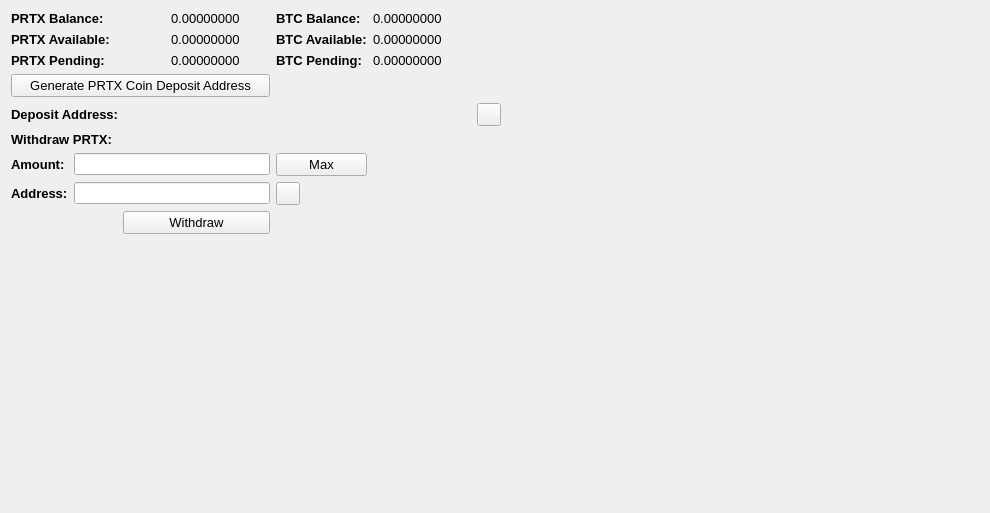
     <widget class="QWidget" name="BalanceTab">
      <attribute name="title">
       <string>Balance</string>
      </attribute>
      <layout class="QGridLayout" name="gridLayout_2">
       <item row="0" column="0" colspan="2">
        <widget class="QLabel" name="label_11">
         <property name="font">
          <font>
           <pointsize>10</pointsize>
           <weight>75</weight>
           <bold>true</bold>
          </font>
         </property>
         <property name="text">
          <string>PRTX Balance:</string>
         </property>
        </widget>
       </item>
       <item row="0" column="3">
        <widget class="QLabel" name="DVYBalanceLabel">
         <property name="font">
          <font>
           <pointsize>10</pointsize>
          </font>
         </property>
         <property name="text">
          <string>0.00000000</string>
         </property>
         <property name="textInteractionFlags">
          <set>Qt::LinksAccessibleByMouse|Qt::TextSelectableByMouse</set>
         </property>
        </widget>
       </item>
       <item row="0" column="4">
        <widget class="QLabel" name="label_12">
         <property name="font">
          <font>
           <pointsize>10</pointsize>
           <weight>75</weight>
           <bold>true</bold>
          </font>
         </property>
         <property name="text">
          <string>BTC Balance:</string>
         </property>
        </widget>
       </item>
       <item row="0" column="5">
        <widget class="QLabel" name="BitcoinBalanceLabel">
         <property name="font">
          <font>
           <pointsize>10</pointsize>
          </font>
         </property>
         <property name="text">
          <string>0.00000000</string>
         </property>
         <property name="textInteractionFlags">
          <set>Qt::LinksAccessibleByMouse|Qt::TextSelectableByMouse</set>
         </property>
        </widget>
       </item>
       <item row="0" column="7" rowspan="10">
        <spacer name="horizontalSpacer_4">
         <property name="orientation">
          <enum>Qt::Horizontal</enum>
         </property>
         <property name="sizeHint" stdset="0">
          <size>
           <width>478</width>
           <height>488</height>
          </size>
         </property>
        </spacer>
       </item>
       <item row="1" column="0" colspan="2">
        <widget class="QLabel" name="label_13">
         <property name="font">
          <font>
           <pointsize>10</pointsize>
           <weight>75</weight>
           <bold>true</bold>
          </font>
         </property>
         <property name="text">
          <string>PRTX Available:</string>
         </property>
        </widget>
       </item>
       <item row="1" column="3">
        <widget class="QLabel" name="DVYAvailableLabel_2">
         <property name="font">
          <font>
           <pointsize>10</pointsize>
          </font>
         </property>
         <property name="text">
          <string>0.00000000</string>
         </property>
         <property name="textInteractionFlags">
          <set>Qt::LinksAccessibleByMouse|Qt::TextSelectableByMouse</set>
         </property>
        </widget>
       </item>
       <item row="1" column="4">
        <widget class="QLabel" name="label_15">
         <property name="font">
          <font>
           <pointsize>10</pointsize>
           <weight>75</weight>
           <bold>true</bold>
          </font>
         </property>
         <property name="text">
          <string>BTC Available:</string>
         </property>
        </widget>
       </item>
       <item row="1" column="5">
        <widget class="QLabel" name="BitcoinAvailableLabel">
         <property name="font">
          <font>
           <pointsize>10</pointsize>
          </font>
         </property>
         <property name="text">
          <string>0.00000000</string>
         </property>
         <property name="textInteractionFlags">
          <set>Qt::LinksAccessibleByMouse|Qt::TextSelectableByMouse</set>
         </property>
        </widget>
       </item>
       <item row="2" column="0" colspan="2">
        <widget class="QLabel" name="label_14">
         <property name="font">
          <font>
           <pointsize>10</pointsize>
           <weight>75</weight>
           <bold>true</bold>
          </font>
         </property>
         <property name="text">
          <string>PRTX Pending:</string>
         </property>
        </widget>
       </item>
       <item row="2" column="3">
        <widget class="QLabel" name="DVYPendingLabel">
         <property name="font">
          <font>
           <pointsize>10</pointsize>
          </font>
         </property>
         <property name="text">
          <string>0.00000000</string>
         </property>
         <property name="textInteractionFlags">
          <set>Qt::LinksAccessibleByMouse|Qt::TextSelectableByMouse</set>
         </property>
        </widget>
       </item>
       <item row="2" column="4">
        <widget class="QLabel" name="label_31">
         <property name="font">
          <font>
           <pointsize>10</pointsize>
           <weight>75</weight>
           <bold>true</bold>
          </font>
         </property>
         <property name="text">
          <string>BTC Pending:</string>
         </property>
        </widget>
       </item>
       <item row="2" column="5">
        <widget class="QLabel" name="BitcoinPendingLabel">
         <property name="font">
          <font>
           <pointsize>10</pointsize>
          </font>
         </property>
         <property name="text">
          <string>0.00000000</string>
         </property>
         <property name="textInteractionFlags">
          <set>Qt::LinksAccessibleByMouse|Qt::TextSelectableByMouse</set>
         </property>
        </widget>
       </item>
       <item row="3" column="0" colspan="4">
        <widget class="QPushButton" name="GenDepositBTN">
         <property name="font">
          <font>
           <pointsize>10</pointsize>
          </font>
         </property>
         <property name="text">
          <string>Generate PRTX Coin Deposit Address</string>
         </property>
        </widget>
       </item>
       <item row="4" column="0" colspan="3">
        <widget class="QLabel" name="label_33">
         <property name="font">
          <font>
           <pointsize>10</pointsize>
           <weight>75</weight>
           <bold>true</bold>
          </font>
         </property>
         <property name="text">
          <string>Deposit Address:</string>
         </property>
        </widget>
       </item>
       <item row="4" column="3" colspan="3">
        <widget class="QLabel" name="DepositAddressLabel">
         <property name="minimumSize">
          <size>
           <width>300</width>
           <height>0</height>
          </size>
         </property>
         <property name="palette">
          <palette>
           <active>
            <colorrole role="WindowText">
             <brush brushstyle="SolidPattern">
              <color alpha="255">
               <red>0</red>
               <green>0</green>
               <blue>0</blue>
              </color>
             </brush>
            </colorrole>
            <colorrole role="Text">
             <brush brushstyle="SolidPattern">
              <color alpha="255">
               <red>0</red>
               <green>0</green>
               <blue>255</blue>
              </color>
             </brush>
            </colorrole>
           </active>
           <inactive>
            <colorrole role="WindowText">
             <brush brushstyle="SolidPattern">
              <color alpha="255">
               <red>0</red>
               <green>0</green>
               <blue>0</blue>
              </color>
             </brush>
            </colorrole>
            <colorrole role="Text">
             <brush brushstyle="SolidPattern">
              <color alpha="255">
               <red>0</red>
               <green>0</green>
               <blue>255</blue>
              </color>
             </brush>
            </colorrole>
           </inactive>
           <disabled>
            <colorrole role="WindowText">
             <brush brushstyle="SolidPattern">
              <color alpha="255">
               <red>120</red>
               <green>120</green>
               <blue>120</blue>
              </color>
             </brush>
            </colorrole>
            <colorrole role="Text">
             <brush brushstyle="SolidPattern">
              <color alpha="255">
               <red>120</red>
               <green>120</green>
               <blue>120</blue>
              </color>
             </brush>
            </colorrole>
           </disabled>
          </palette>
         </property>
         <property name="font">
          <font>
           <pointsize>10</pointsize>
           <weight>75</weight>
           <bold>true</bold>
          </font>
         </property>
         <property name="text">
          <string/>
         </property>
         <property name="alignment">
          <set>Qt::AlignRight|Qt::AlignTrailing|Qt::AlignVCenter</set>
         </property>
         <property name="textInteractionFlags">
          <set>Qt::LinksAccessibleByMouse|Qt::TextSelectableByKeyboard|Qt::TextSelectableByMouse</set>
         </property>
        </widget>
       </item>
       <item row="4" column="6">
        <widget class="QToolButton" name="DepositCopyButton">
         <property name="toolTip">
          <string>Copy to clipboard</string>
         </property>
         <property name="text">
          <string/>
         </property>
         <property name="icon">
          <iconset resource="../bitcoin.qrc">
           <normaloff>:/icons/editcopy</normaloff>:/icons/editcopy</iconset>
         </property>
         <property name="shortcut">
          <string>Alt+P</string>
         </property>
        </widget>
       </item>
       <item row="5" column="0" colspan="2">
        <widget class="QLabel" name="label_34">
         <property name="font">
          <font>
           <pointsize>10</pointsize>
           <weight>75</weight>
           <bold>true</bold>
          </font>
         </property>
         <property name="text">
          <string>Withdraw PRTX:</string>
         </property>
        </widget>
       </item>
       <item row="6" column="0">
        <widget class="QLabel" name="label_26">
         <property name="font">
          <font>
           <pointsize>10</pointsize>
           <weight>75</weight>
           <bold>true</bold>
          </font>
         </property>
         <property name="text">
          <string>Amount:</string>
         </property>
        </widget>
       </item>
       <item row="6" column="1" colspan="3">
        <widget class="QLineEdit" name="WithdrawUnitsInput">
         <property name="font">
          <font>
           <pointsize>9</pointsize>
           <weight>75</weight>
           <bold>true</bold>
          </font>
         </property>
         <property name="text">
          <string/>
         </property>
        </widget>
       </item>
       <item row="6" column="4">
        <widget class="QPushButton" name="Withdraw_Max_Amount">
         <property name="font">
          <font>
           <pointsize>10</pointsize>
          </font>
         </property>
         <property name="text">
          <string>Max</string>
         </property>
        </widget>
       </item>
       <item row="7" column="0">
        <widget class="QLabel" name="label_10">
         <property name="font">
          <font>
           <pointsize>10</pointsize>
           <weight>75</weight>
           <bold>true</bold>
          </font>
         </property>
         <property name="text">
          <string>Address:</string>
         </property>
        </widget>
       </item>
       <item row="7" column="1" colspan="3">
        <widget class="QLineEdit" name="WithdrawAddress">
         <property name="font">
          <font>
           <pointsize>9</pointsize>
           <weight>75</weight>
           <bold>true</bold>
          </font>
         </property>
        </widget>
       </item>
       <item row="7" column="4">
        <widget class="QToolButton" name="WithdrawPasteButton">
         <property name="toolTip">
          <string>Paste from clipboard</string>
         </property>
         <property name="text">
          <string/>
         </property>
         <property name="icon">
          <iconset resource="../bitcoin.qrc">
           <normaloff>:/icons/editpaste</normaloff>:/icons/editpaste</iconset>
         </property>
         <property name="shortcut">
          <string>Alt+P</string>
         </property>
        </widget>
       </item>
       <item row="8" column="2" colspan="2">
        <widget class="QPushButton" name="WithdrawUnitsBtn">
         <property name="font">
          <font>
           <pointsize>10</pointsize>
          </font>
         </property>
         <property name="text">
          <string>Withdraw</string>
         </property>
        </widget>
       </item>
       <item row="9" column="0" colspan="6">
        <spacer name="verticalSpacer">
         <property name="orientation">
          <enum>Qt::Vertical</enum>
         </property>
         <property name="sizeHint" stdset="0">
          <size>
           <width>428</width>
           <height>262</height>
          </size>
         </property>
        </spacer>
       </item>
      </layout>
      <zorder>label_31</zorder>
      <zorder>label_15</zorder>
      <zorder>label_12</zorder>
      <zorder>label_14</zorder>
      <zorder>label_13</zorder>
      <zorder>label_11</zorder>
      <zorder>BitcoinBalanceLabel</zorder>
      <zorder>DVYBalanceLabel</zorder>
      <zorder>DVYAvailableLabel_2</zorder>
      <zorder>DVYPendingLabel</zorder>
      <zorder>BitcoinAvailableLabel</zorder>
      <zorder>BitcoinPendingLabel</zorder>
      <zorder>label_33</zorder>
      <zorder>GenDepositBTN</zorder>
      <zorder>DepositAddressLabel</zorder>
      <zorder>Withdraw_Max_Amount</zorder>
      <zorder>label_34</zorder>
      <zorder>WithdrawUnitsInput</zorder>
      <zorder>label_10</zorder>
      <zorder>label_26</zorder>
      <zorder>WithdrawAddress</zorder>
      <zorder>WithdrawUnitsBtn</zorder>
      <zorder>horizontalSpacer_4</zorder>
      <zorder>verticalSpacer</zorder>
      <zorder>WithdrawPasteButton</zorder>
      <zorder>DepositCopyButton</zorder>
     </widget>
